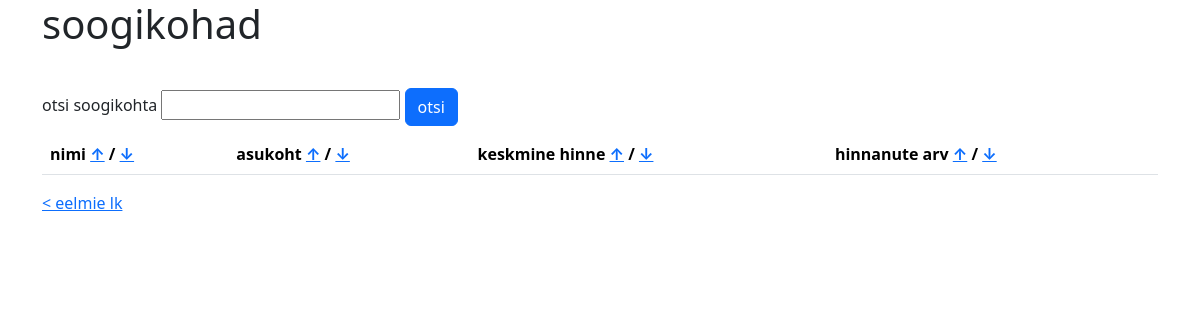
The app's page /?lehekylg=4, older data.
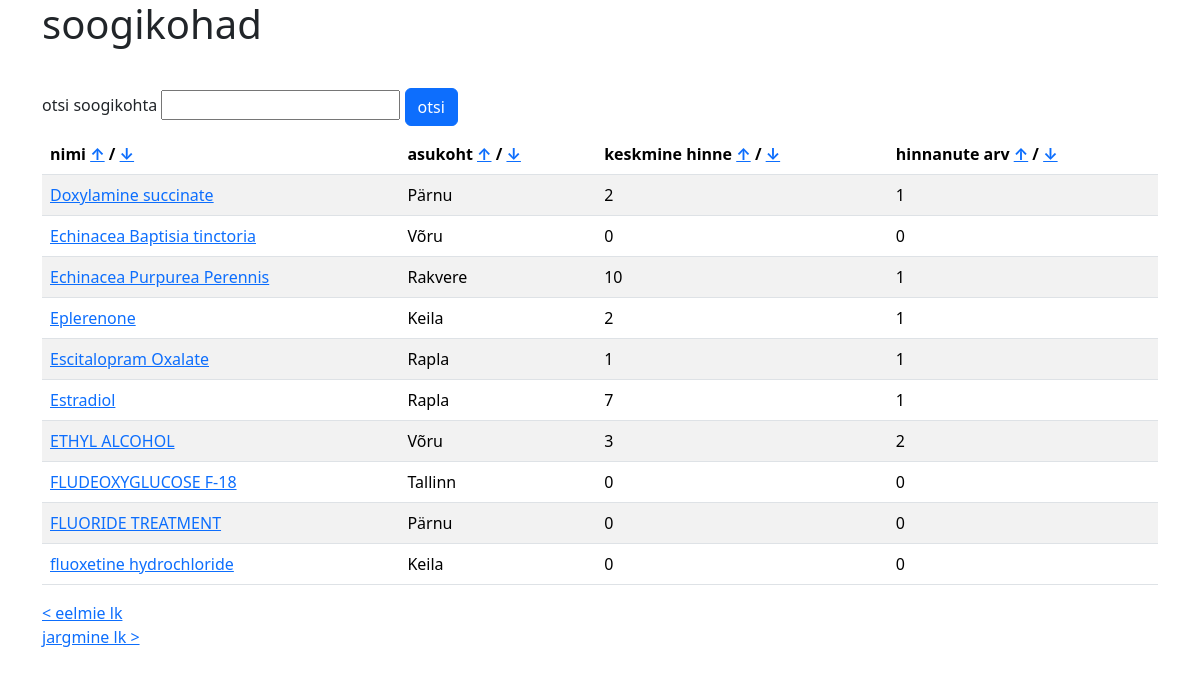
The same page, newer data.
### tables this page shows
CREATE TABLE `kohad` (
  `id` int(255) NOT NULL,
  `nimi` varchar(255) NOT NULL,
  `asukoht` varchar(255) NOT NULL,
  `keskmine_hinne` float NOT NULL,
  `hinnanute_arv` int(255) NOT NULL,
  `tyyp` varchar(255) NOT NULL
);

### index.php (the view, shortened to what this page needs)
<?php include ("config.php"); session_start(); ?>
<!DOCTYPE html>
<html lang="et">
<head>
    <link
        href="https://cdn.jsdelivr.net/npm/bootstrap@5.3.2/dist/css/bootstrap.min.css" rel="stylesheet"
    >
</head>
<body>
    <div class="container">
        <h1>soogikohad</h1>
        <br>
        <form method="get">
            <label for="otsi">otsi soogikohta</label>
            <input type="text" name="otsi" id="otsi">
            <input type="submit" class="btn btn-primary my-2" value="otsi">
        </form>
        <table class="table table-striped">
            <thead>
                <tr>
                    <th scope="col">nimi <a href="?sort=nimi&order=asc">↑</a> / <a href="?sort=nimi&order=desc">↓</a></th>
                    <th scope="col">asukoht <a href="?sort=asukoht&order=asc">↑</a> / <a href="?sort=asukoht&order=desc">↓</a></th>
                    <th scope="col">keskmine hinne <a href="?sort=keskmine_hinne&order=asc">↑</a> / <a href="?sort=keskmine_hinne&order=desc">↓</a></th>
                    <th scope="col">hinnanute arv <a href="?sort=hinnanute_arv&order=asc">↑</a> / <a href="?sort=hinnanute_arv&order=desc">↓</a></th>
                </tr>
            </thead>
            <tbody>
                <?php
                $lehesuur = 10;
                if (isset($_GET['lehekylg'])) {
                    $lehekylg = $_GET['lehekylg'];
                } else {
                    $lehekylg = 1;
                }
                $start = ($lehekylg-1) * $lehesuur;
                $sort = isset($_GET['sort']) ? $_GET['sort'] : 'nimi';
                $order = isset($_GET['order']) ? $_GET['order'] : 'asc';
                $otsi = isset($_GET['otsi']) ? $_GET['otsi'] : '';
                $otsisql = $otsi ? "WHERE nimi LIKE '%$otsi%'" : '';
                $sqlparing1 = "SELECT * FROM kohad $otsisql ORDER BY $sort $order LIMIT $start, $lehesuur";
                $result = $yhendus -> query($sqlparing1);
                if ($result -> num_rows > 0){
                    while ($row = $result -> fetch_assoc()){
                        $id = $row['id'];
                        $hinnanutearvparing = "SELECT COUNT(*) as hinnanute_arv FROM hinnangud WHERE id_koht = '$id'";
                        $Hvastus = $yhendus -> query($hinnanutearvparing);
                        $hinnanuteArv = $Hvastus -> fetch_assoc()['hinnanute_arv'];
                        $Khinneparing = "SELECT AVG(hinnang) as keskmine_hinne FROM hinnangud WHERE id_koht = '$id'";
                        $Khinnevastus = $yhendus ->  query($Khinneparing);
                        $Khinne = $Khinnevastus -> fetch_assoc()['keskmine_hinne'];
                        ?>
                        <tr>
                            <td><a href="hinnang.php?koht= <?php echo urlencode($id); ?> "> <?php echo $row["nimi"]; ?> </a></td>
                            <td> <?php echo $row["asukoht"]; ?> </td>
                            <td> <?php echo round($Khinne, 1);?> </td>
                            <td> <?php echo $hinnanuteArv; ?> </td>
                        </tr>
                        <?php
                    }
                }
                ?>
            </tbody>
        </table>
        <?php
        $eelminelehekylg = $lehekylg - 1;
        $jargminelehekylg = $lehekylg + 1;
        if ($eelminelehekylg > 0) {
            echo "<a href='?lehekylg=$eelminelehekylg'>&lt; eelmie lk</a>";
        }
        if ($result->num_rows == $lehesuur) {
            echo "<a href='?lehekylg=$jargminelehekylg'><br> jargmine lk &gt;</a>";
        }
        ?>
    </div>
    </body>
</html>

Row changes from the older to the newer data that the page shows:
added kohad: nimi "Doxylamine succinate", asukoht "Pärnu", Khinne "2", hinnanuteArv "1"
added kohad: nimi "Echinacea Baptisia tinctoria", asukoht "Võru", Khinne "0", hinnanuteArv "0"
added kohad: nimi "Echinacea Purpurea Perennis", asukoht "Rakvere", Khinne "10", hinnanuteArv "1"
added kohad: nimi "Eplerenone", asukoht "Keila", Khinne "2", hinnanuteArv "1"
added kohad: nimi "Escitalopram Oxalate", asukoht "Rapla", Khinne "1", hinnanuteArv "1"
added kohad: nimi "Estradiol", asukoht "Rapla", Khinne "7", hinnanuteArv "1"
added kohad: nimi "ETHYL ALCOHOL", asukoht "Võru", Khinne "3", hinnanuteArv "2"
added kohad: nimi "FLUDEOXYGLUCOSE F-18", asukoht "Tallinn", Khinne "0", hinnanuteArv "0"
added kohad: nimi "FLUORIDE TREATMENT", asukoht "Pärnu", Khinne "0", hinnanuteArv "0"
added kohad: nimi "fluoxetine hydrochloride", asukoht "Keila", Khinne "0", hinnanuteArv "0"
Text that changed along with them:
text now shown: "jargmine lk >"
